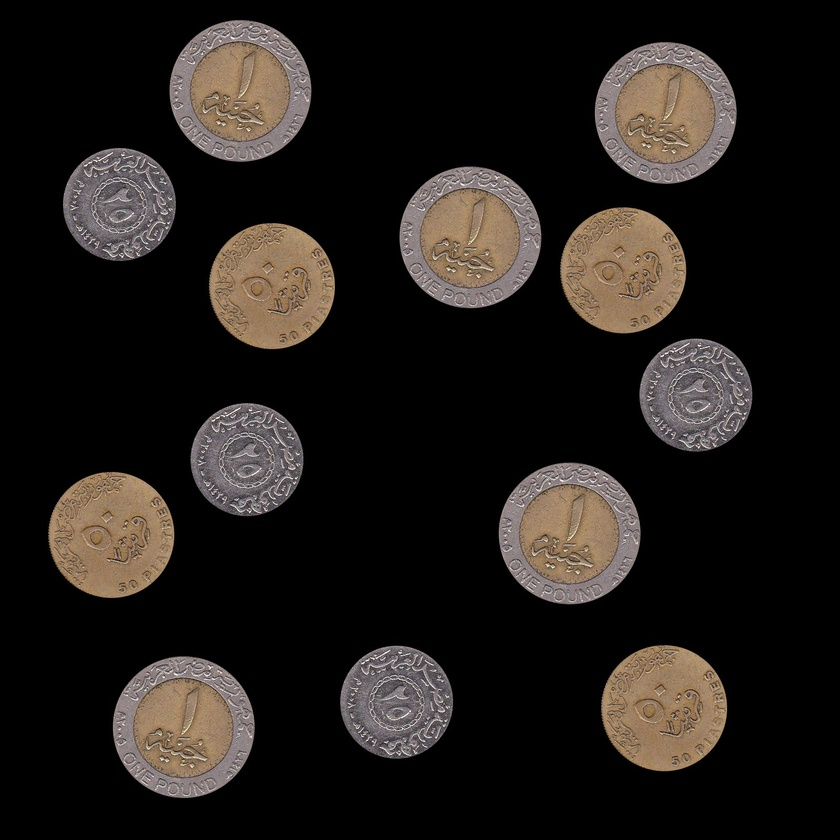
#> input picture CoinRecognizer/coins_1.jpg, 840 x 840 px, shrunk from 1600 x 1600 before the run, found by its file name; its folder holds only this picture in this run
$ python CR.py   (Python 2 division)
#> lines starting #> are read from the running program, lines starting #| are printed output that depends on the picture; after the words box and inside, x2 and y2 are one past the last pixel; in counts of white or black regions, pixels touching at a corner belong together
import matplotlib.pyplot as plt
import matplotlib.image as mpimg
import numpy as np
from scipy import misc
import cv2
import cv2.cv as cv
np.set_printoptions(threshold=np.nan)
directory="computerVisionPortfolio/CoinRecognizer/"
output="output/"
finalResult="final/"
inputfile = open(directory+'input.txt')
#> (reads CoinRecognizer/input.txt from the repository)
runs=inputfile.readlines()
NoOfRuns=int(runs[0].strip("\n"))
for i in range(0,NoOfRuns+1):
	runs[i]=runs[i].strip("\n")
	runs[i]=runs[i].strip(".jpg")

runs =runs[1:]
runs
colors01=[[255,0,0],[0,255,0],[0,0,255]]
for i in range(0,NoOfRuns):
	img1=cv2.imread(directory+runs[i]+'.jpg')
#> img1 is the input picture: shape (840, 840, 3); mean B, G, R 25.7, 29.2, 33.7
	final = img1.copy()
	img_grey=cv2.cvtColor(img1,cv2.COLOR_BGR2GRAY)
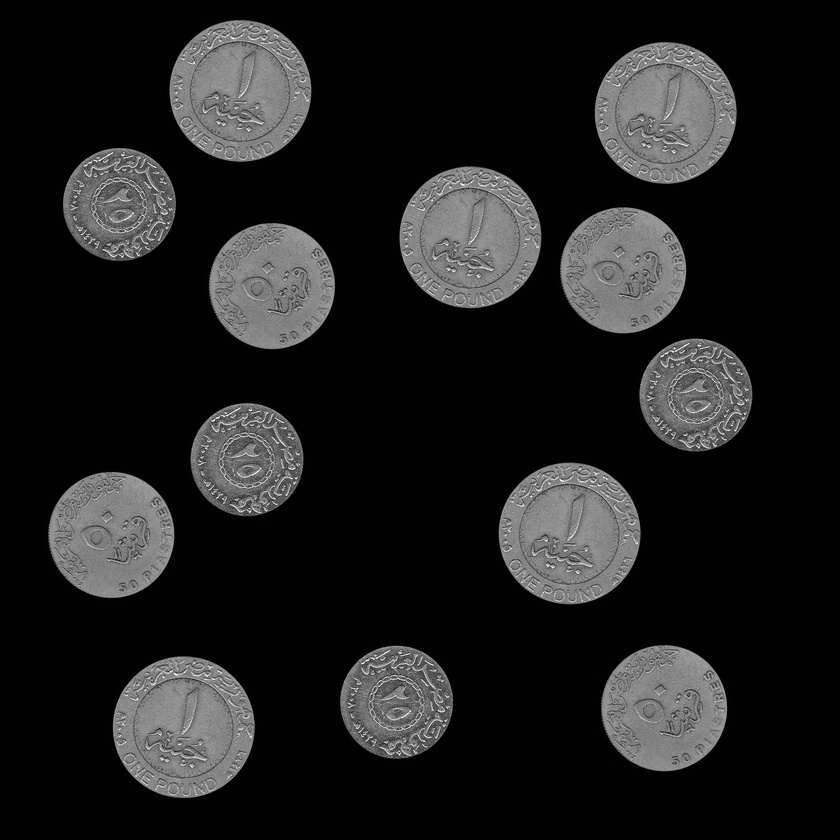
#> img_grey: shape (840, 840); min 0, max 254, mean 30.1
	cv2.imwrite(directory+output+runs[i]+'Gray.jpg', img_grey)
	smoothed=cv2.medianBlur(img_grey,7)
	cv2.imwrite(directory+output+runs[i]+'Median.jpg',smoothed )
	edged=cv2.Canny(smoothed,250,280)
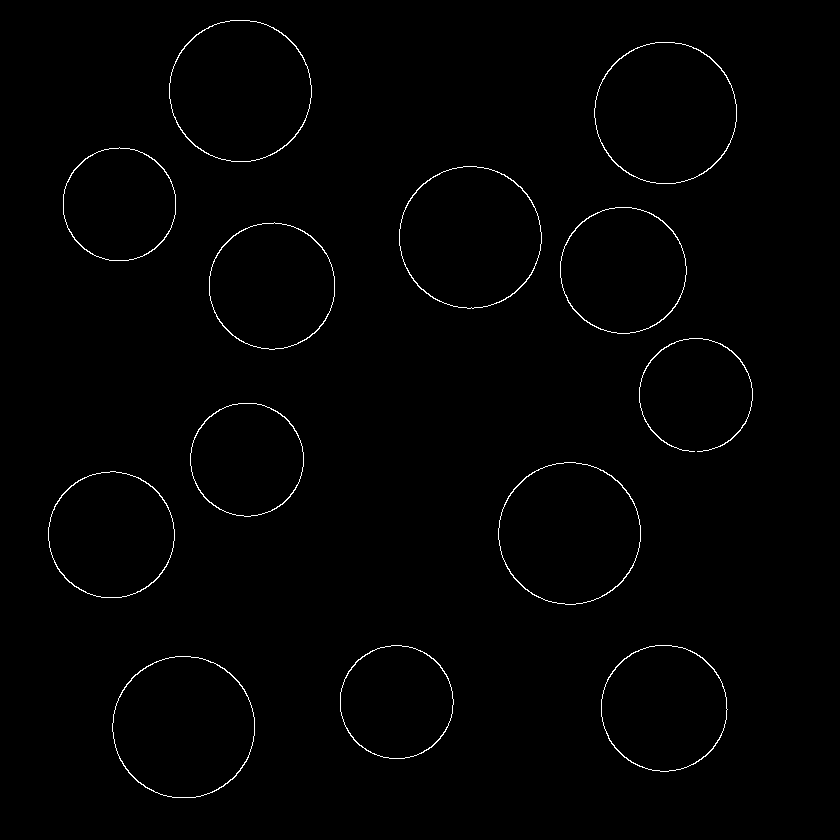
#> edged: shape (840, 840); 0.86% white in thin lines or dots, all inside (x1, y1, x2, y2) = (48, 20, 753, 798)
	cv2.imwrite(directory+output+runs[i]+'Edged.jpg',edged)
	height, width = edged.shape
#> height = 840; width = 840
	print height, width
#| 840 840
	R=[107,120,135]
	for l in range(0,3):
		Hough = np.zeros((height, width), dtype=np.uint8)
		for k in range(0,height):
			for j in range(0,width):
				if (edged[k][j]==255):
					circles = np.zeros((height, width), dtype=np.uint8)
					cv2.circle(circles, (j,k), R[l], 1, 1)
					Hough=Hough+circles

		cv2.imwrite(directory+output+runs[i]+'R'+str(R[l])+'Hough.jpg',Hough)
		lk=Hough.ravel()
		maxOne=max(lk)
		for k in range(0,height):
			for j in range(0,width):
				if(Hough[k][j]>maxOne-30):
					cv2.circle(final, (j,k), R[l], colors01[l], 20)
#> this loop made 3 passes
#> pass 1, `cv2.imwrite(directory+output+runs[i]+'R'+str(R[l])+'Hough.jpg',Hough)`:
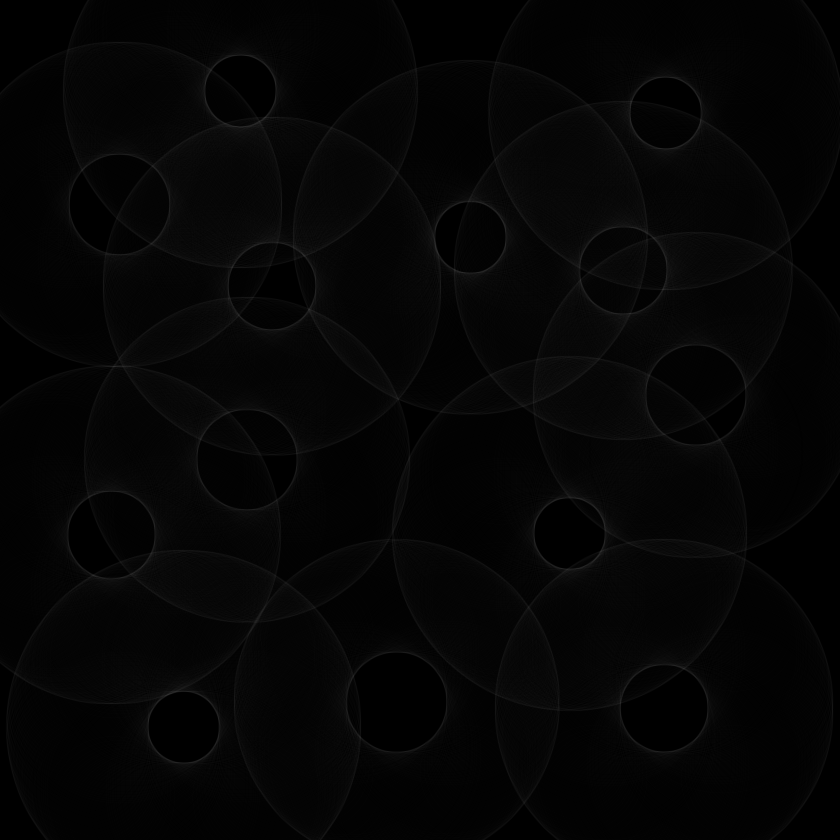
#> saved as coins_1R107Hough.jpg: shape (840, 840); min 0, max 50, mean 4.8
#> after the loop:
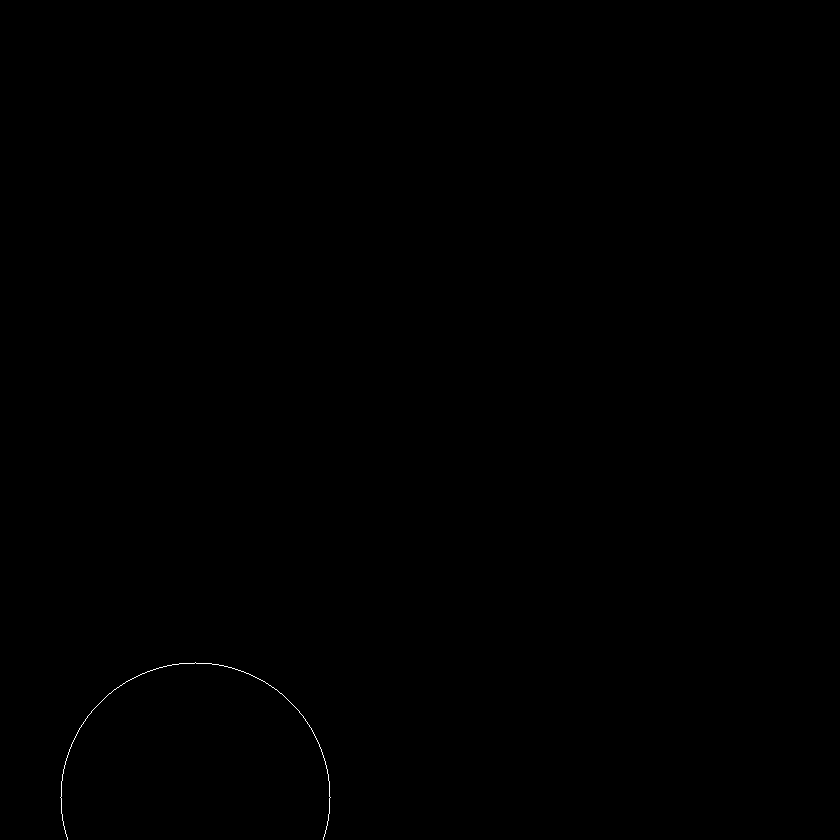
#> circles: shape (840, 840); values 0 (black) and 1 (white), 0.07% white in thin lines or dots, all inside (x1, y1, x2, y2) = (60, 662, 331, 840)
#> after the loop:
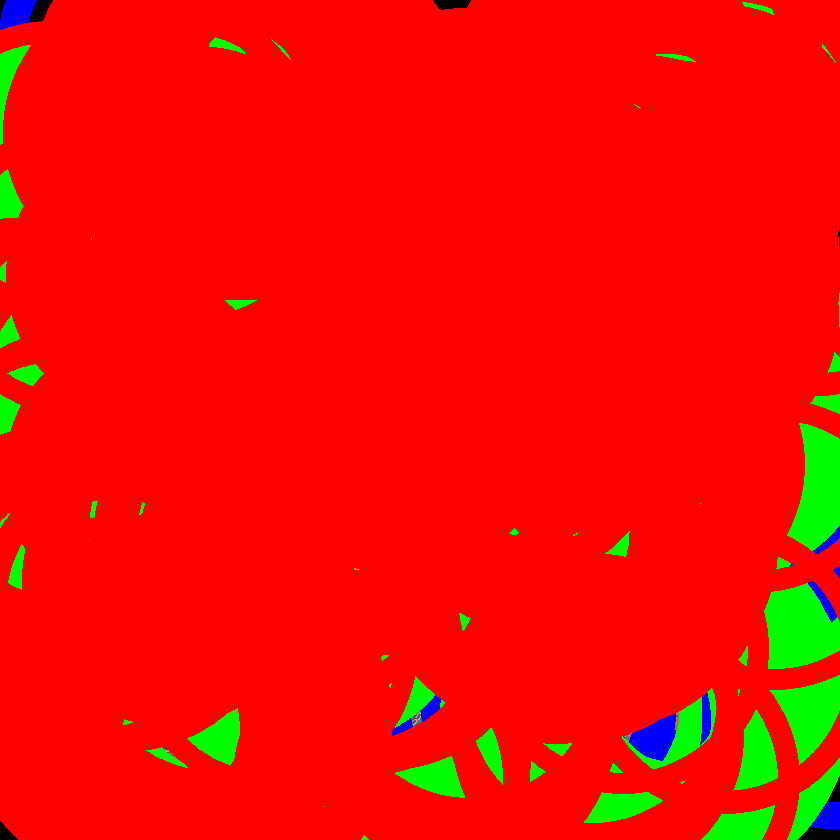
#> final: shape (840, 840, 3); mean B, G, R 1.5, 11.8, 241.1
#> (the run stopped early here; a loop or call above may not have finished)
